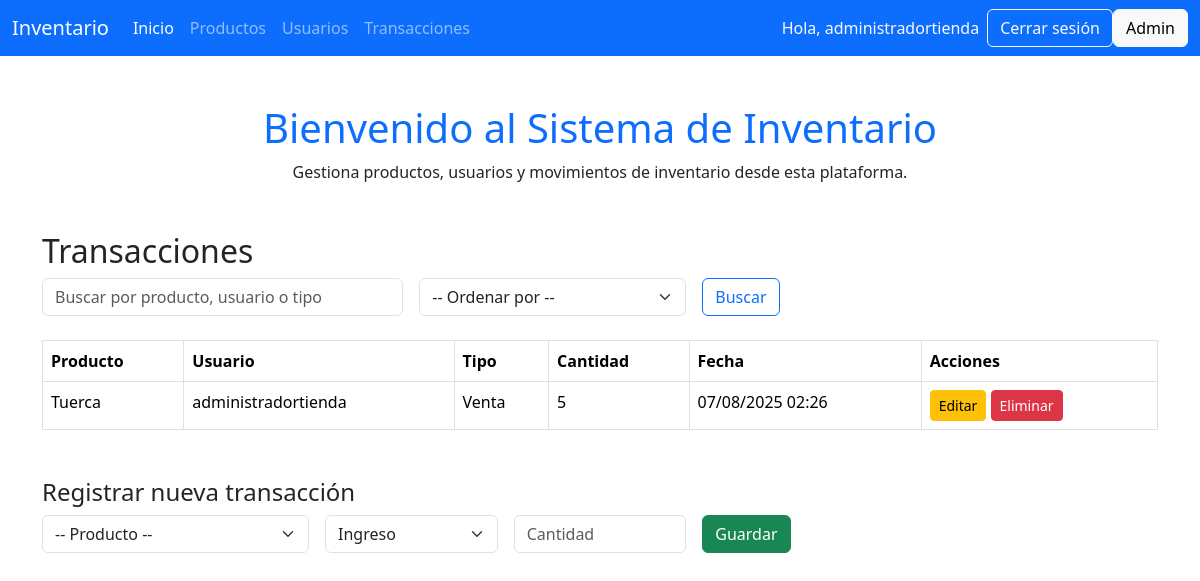
The app's page /transacciones/ (signed in) with its own data.
### inventario/models.py (models this page shows, shortened)
class Usuario(AbstractUser):
    ROLES = (
        ('ADMIN', 'Administrador'),
        ('CAJERO', 'Cajero'),
        ('BODEGA', 'Bodeguero'),
    )
    rol = models.CharField(max_length=10, choices=[('ADMIN', 'Administrador'), ('CAJERO', 'Cajero'), ('BODEGA', 'Bodeguero')])

class Transaccion(models.Model):
    TIPOS = (
        ('INGRESO', 'Ingreso'),
        ('VENTA', 'Venta'),
    )
    producto = models.ForeignKey(Producto, on_delete=models.CASCADE)
    usuario = models.ForeignKey(Usuario, on_delete=models.CASCADE)
    tipo = models.CharField(max_length=10, choices=TIPOS)
    cantidad = models.PositiveIntegerField()
    fecha = models.DateTimeField(auto_now_add=True)

class Producto(models.Model):
    codigo = models.CharField(max_length=20, unique=True)
    nombre = models.CharField(max_length=100)
    cantidad = models.PositiveIntegerField()
    precio = models.DecimalField(max_digits=10, decimal_places=2)

### inventario/views.py (the view, shortened to what this page needs)
# urls.py: path('transacciones/', views.transaccion_list, name='transaccion_list'),
@login_required
def transaccion_list(request):
    transacciones = Transaccion.objects.select_related('producto', 'usuario').all()
    productos = Producto.objects.all()
    buscar = request.GET.get('buscar')
    orden = request.GET.get('orden')
    if buscar:
        transacciones = transacciones.filter(
            Q(producto__nombre__icontains=buscar) |
            Q(usuario__username__icontains=buscar) |
            Q(tipo__icontains=buscar)
        )
    if orden in ['fecha', 'tipo']:
        transacciones = transacciones.order_by(orden)
    context = {'transacciones': transacciones, 'productos': productos}
    return render(request, 'inventario/transacciones.html', context)

### inventario/templates/inventario/transacciones.html (shortened to what this page needs)
{% include 'inventario/inicio.html' %}
<div class="container mt-5">
    <h2>Transacciones</h2>
    <form method="get" class="row g-3 mb-4">
        <div class="col-md-4">
            <input type="text" name="buscar" class="form-control" placeholder="Buscar por producto, usuario o tipo" value="{{ request.GET.buscar }}">
        </div>
        <div class="col-md-3">
            <select name="orden" class="form-select">
                <option value="">-- Ordenar por --</option>
            </select>
        </div>
        <div class="col-md-2">
            <button type="submit" class="btn btn-outline-primary">Buscar</button>
        </div>
    </form>
    <table class="table table-bordered">
        <thead>
            <tr>
                <th>Producto</th>
                <th>Usuario</th>
                <th>Tipo</th>
                <th>Cantidad</th>
                <th>Fecha</th>
                <th>Acciones</th>
            </tr>
        </thead>
        <tbody>
            {% for t in transacciones %}
                <tr>
                    <td>{{ t.producto.nombre }}</td>
                    <td>{{ t.usuario.username }}</td>
                    <td>{{ t.get_tipo_display }}</td>
                    <td>{{ t.cantidad }}</td>
                    <td>{{ t.fecha|date:'d/m/Y H:i' }}</td>
                    <td>
                        {% if user.rol == 'ADMIN' or user.rol == 'CAJERO' %}
                            <a href="{% url 'editar_transaccion' t.id %}" class="btn btn-sm btn-warning">Editar</a>
                        {% endif %}
                        {% if user.rol == 'ADMIN' %}
                            <a href="{% url 'eliminar_transaccion' t.id %}" class="btn btn-sm btn-danger">Eliminar</a>
                        {% endif %}
                    </td>
                </tr>
            {% empty %}
                <tr><td colspan="6" class="text-center">No hay transacciones para mostrar</td></tr>
            {% endfor %}
        </tbody>
    </table>
    {% if user.rol == 'ADMIN' or user.rol == 'CAJERO' %}
    <h4 class="mt-5">Registrar nueva transacción</h4>
    <form method="post" class="row g-3">
        <div class="col-md-3">
            <select name="producto" class="form-select" required>
                <option value="">-- Producto --</option>
            </select>
        </div>
        <div class="col-md-2">
            <select name="tipo" class="form-select" required>
                <option value="INGRESO">Ingreso</option>
            </select>
        </div>
        <div class="col-md-2">
            <input type="number" name="cantidad" class="form-control" placeholder="Cantidad" required min="1">
        </div>
        <div class="col-md-2">
            <button type="submit" class="btn btn-success">Guardar</button>
        </div>
    </form>
    {% endif %}
</div>

### inventario/templates/inventario/inicio.html (shortened to what this page needs)
<!DOCTYPE html>
<html lang="es">
<head>
    <link href="https://cdn.jsdelivr.net/npm/bootstrap@5.3.3/dist/css/bootstrap.min.css" rel="stylesheet">
</head>
<body>
    <nav class="navbar navbar-expand-lg navbar-dark bg-primary">
        <div class="container-fluid">
            <a class="navbar-brand" href="/">Inventario</a>
            <div class="collapse navbar-collapse" id="navbarNav">
                <ul class="navbar-nav me-auto">
                    <li class="nav-item">
                        <a class="nav-link active" href="/">Inicio</a>
                    </li>
                    <li class="nav-item">
                        <a class="nav-link" href="/productos/">Productos</a>
                    </li>
                    <li class="nav-item">
                        <a class="nav-link" href="/usuarios/">Usuarios</a>
                    </li>
                    <li class="nav-item">
                        <a class="nav-link" href="/transacciones/">Transacciones</a>
                    </li>
                </ul>
                 {% if user.is_authenticated %}
        <span class="navbar-text text-light me-2">
            Hola, {{ user.username }}
        </span>
        <a href="{% url 'logout' %}" class="btn btn-outline-light">Cerrar sesión</a>
    {% else %}
        <a href="{% url 'login' %}" class="btn btn-light">Login</a>
    {% endif %}
</div>
                <a href="/admin/" class="btn btn-light">Admin</a>
            </div>
    </nav>
    <div class="container mt-5">
        <h1 class="text-center text-primary">Bienvenido al Sistema de Inventario</h1>
        <p class="text-center">Gestiona productos, usuarios y movimientos de inventario desde esta plataforma.</p>
    </div>
</body>
</html>

### records on screen
Usuario: username "administradortienda"
Transaccion: producto.nombre "Tuerca", usuario.username "administradortienda", tipo "Venta", cantidad "5", fecha "07/08/2025 02:26"
